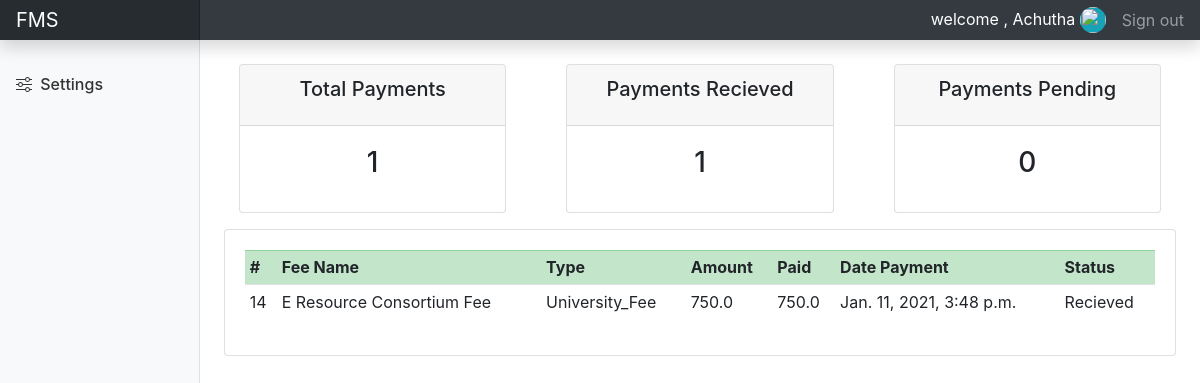
/user/ (signed in), run on an earlier commit of the app's database.
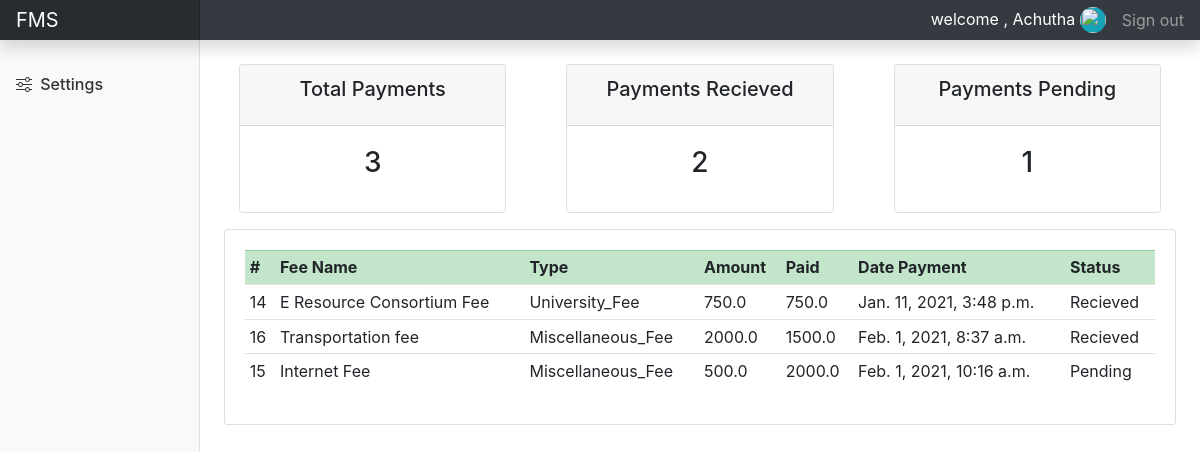
And on a later commit of the database.
### accounts/models.py (models this page shows, shortened)
class Payment(models.Model):
	STATUS = (
		('Pending', 'Pending'),
		('Recieved', 'Recieved'),
		('Acknowledged', 'Acknowledged'),
		)
	MODE_OF_PAYMENT = (
		('NEFT','NEFT'),
		('BANK-TO-BANK','BANK-TO-BANK'),
		('NETBANKING','NETBANKING'),
		('CASH','CASH'),
		)
	student_id = models.ForeignKey(Student, null=True, on_delete=models.SET_NULL)
	fee_id = models.ForeignKey(Fee, null=True, on_delete= models.SET_NULL)
	amount_paid = models.FloatField()
	mode_payment = models.CharField(max_length=25, choices=MODE_OF_PAYMENT)
	date_created = models.DateTimeField(auto_now_add=True, null=True)
	status = models.CharField(max_length=200, null=True, choices=STATUS)

class Fee(models.Model):
	CATEGORY = (
		('Tuition_Fee','Tuition_Fee'),
		('Miscellaneous_Fee','Miscellaneous_Fee'),
		('University_Fee','University_Fee'),
		)
	name = models.CharField(max_length=200, null=True)
	category = models.CharField(max_length=200, null=True, choices=CATEGORY)
	description = models.CharField(max_length=200, null=True, blank=True)
	amount = models.FloatField(null=True)
	date_created = models.DateTimeField(auto_now_add=True, null=True)
	tags = models.ManyToManyField(Tag)
	"""
	course = models.CharField(max_length=50, choices=COURSE)
	college_type = models.CharField(max_length=50, choices=COLLEGE_TYPE)
	entry = models.CharField(max_length=20, choices=ENTRY)
	quota = models.CharField(max_length=50, choices=QUOTA)
	amount = models.FloatField()
	date_created = models.DateTimeField(auto_now_add=True)
	ayear = models.DateField()

	"""

### accounts/decorators.py (the view)
		def wrapper_func(request, *args, **kwargs):
			group = None;
			if request.user.groups.exists():
				group = request.user.groups.all()[0].name
			if group in allowed_roles:
				return view_func(request, *args, **kwargs)
			else:
				return HttpResponse("U are not authorized to view this page")

### accounts/views.py (called while the page is built)
@login_required(login_url='login')
@allowed_users(allowed_roles=['student'])
def userPage(request):
	payments = request.user.student.payment_set.all()
	Total_payments = payments.count()
	Payments_recieved = payments.filter(status='Recieved').count()
	Payments_pending = payments.filter(status='Pending').count()
	context = {'payments':payments,'Total_payments':Total_payments, 'Payments_recieved':Payments_recieved,
	'Payments_pending':Payments_pending}
	return render(request, 'accounts/user.html', context)

### accounts/templates/accounts/user.html
{% extends 'accounts/main.html' %}
	{% block content %}
		<div class="col-md-9 ml-sm-auto col-lg-10 px-md-4">
			{% include 'accounts/status.html' %}
			<div class="row">
			  <div class="col-md">
			    <div class="card card-body">
			      <table class="table table-sm">
					<tr class="table-success">
						<th>#</th>
						<th>Fee Name</th>
						<th>Type</th>
						<th>Amount</th>
						<th>Paid</th>
						<th>Date Payment</th>
						<th>Status</th>
					</tr>
			        {% for payment in payments %}
					<tr>
						<td class="font-weight-normal">{{payment.fee_id.id}}</td>
						<td class="font-weight-normal">{{payment.fee_id.name}}</td>
						<td class="font-weight-normal">{{payment.fee_id.category}}</td>
						<td class="font-weight-normal">{{payment.fee_id.amount}}</td>
						<td class="font-weight-normal">{{payment.amount_paid}}</td>
						<td class="font-weight-normal">{{payment.date_created}}</td>
						<td class="font-weight-normal">{{payment.status}}</td>
					</tr>
			        {% endfor %}
			      </table>
			    </div>
			  </div>
			</div>
		</div>
	{% endblock %}

What changed in the data, as far as the page shows it:
added Payment: fee_id.id "16", fee_id.name "Transportation fee", fee_id.category "Miscellaneous_Fee", fee_id.amount "2000.0", amount_paid "1500.0", date_created "Feb. 1, 2021, 8:37 a.m.", status "Recieved"
added Payment: fee_id.id "15", fee_id.name "Internet Fee", fee_id.category "Miscellaneous_Fee", fee_id.amount "500.0", amount_paid "2000.0", date_created "Feb. 1, 2021, 10:16 a.m.", status "Pending"
Also different on the page:
{{ Total_payments }}: "1" → "3"
{{ Payments_recieved }}: "1" → "2"
{{ Payments_pending }}: "0" → "1"
